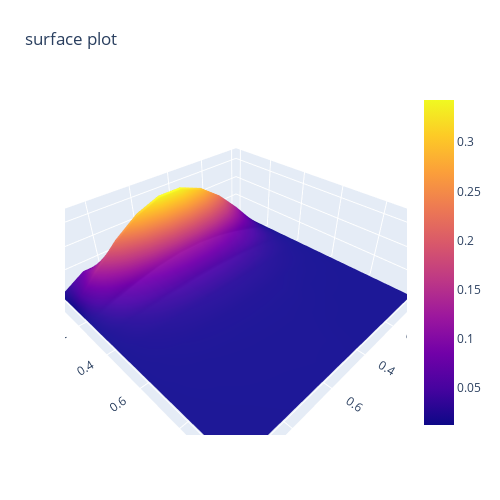

The notebook cell saved with this chart:
### Markdown cell above
# Error  plot

### Code cell
xs = np.linspace(0,1,10)
ts = np.linspace(0,1,10)
x,t = np.meshgrid(xs,ts)
z_mesh = abs(exact_sol(x,t)-mesh_xy_forward(x,t))
two_D_plot(xs,ts,z_mesh)
